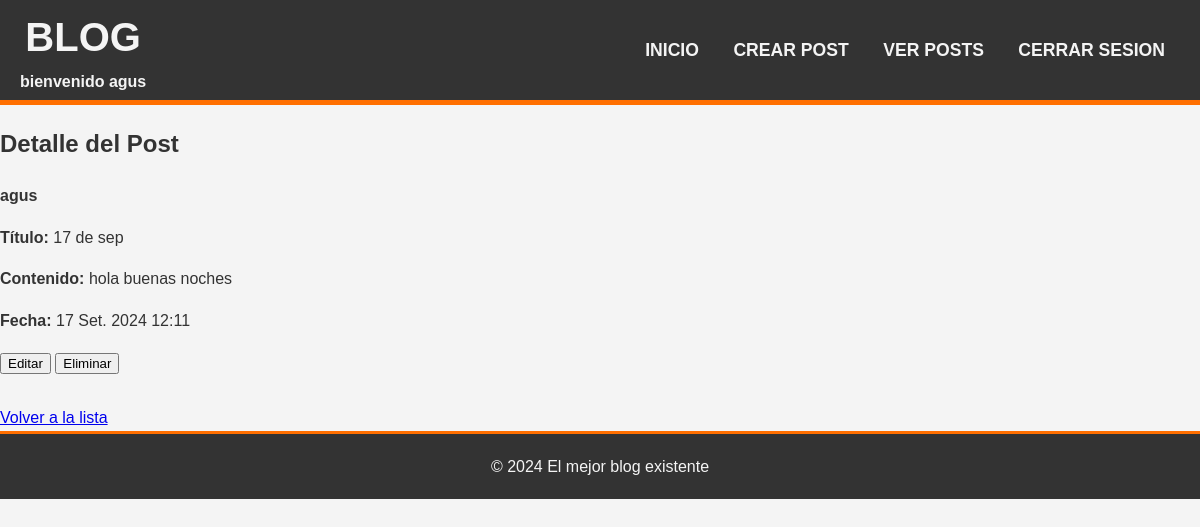
The app's page /posts/31 (signed in) with its own data.
### post/models.py (models this page shows, shortened)
class Posteo(models.Model):
    titulo = models.CharField(max_length=120)
    contenido= models.TextField()
    Fecha_de_publicacion = models.DateTimeField(auto_now_add=True)
    author= models.ForeignKey(User, on_delete=models.CASCADE, related_name='post_manage')

### post/views.py (the view)
# urls.py: path('posts/<int:pk>', views.post_detail, name='detalle_posteo'),
@login_required
def post_detail(request, pk):
    post = get_object_or_404(Posteo, pk=pk)
    return render(request, 'post.html', {'post': post})

### post/templates/post.html (shortened to what this page needs)
{% extends 'base.html' %}
{% block content %}
<div class="centered-content">
    <h2>Detalle del Post</h2>
</div>
<div class="post-container">
    <div class="post-card">
        <strong class="user">{{post.author}}</strong><br>
        <p><strong>Título:</strong> {{ post.titulo }}<br></p>
        <p><strong>Contenido:</strong> {{ post.contenido }}<br></p>
        <p><strong>Fecha:</strong> {{ post.Fecha_de_publicacion }}<br></p>
    </div>
    <div class="post-container">
        {% if user == post.author %}
            <form action="{% url 'edit' post.pk %}" style="display: inline; margin-bottom: 10px;">
                <button type="submit" class="btn">Editar</button>
            </form>
            <form method="POST" action="{% url 'delete' post.pk %}" style="display: inline; margin-bottom: 10px;">
                <button type="submit" class="btn">Eliminar</button>
            </form>
        {% endif %}
    </div>
</div>
<div class="centered-content" style="margin-top: 30px;">
    <a href="{% url 'lista_posteos' %}" class="btn">Volver a la lista</a>
</div>
{% endblock %}

### post/templates/base.html (shortened to what this page needs)
<!DOCTYPE html>
<html lang="es">
<head>
    {% load static %}
    <link rel="stylesheet" href="{% static 'css/styles.css' %}">
    <link rel="stylesheet" href="{% static 'css/adicionales.css' %}">
</head>
<body>
    <header>
        <div class="header">
        <h1>BLOG</h1>
        <p><strong> bienvenido {{ user.username }}</strong> </p>
        </div>
        <nav>
            <ul>
                {% if user.is_authenticated %}
                <li><a href="{% url 'home' %}">INICIO</a> </li>
                <li><a href="{% url 'crear' %}">CREAR POST</a></li>
                <li><a href="{% url 'lista_posteos' %}">VER POSTS</a></li>
                <li><a href="{% url 'logout' %}">CERRAR SESION</a></li>
                {% else %}
                <li><a href="{% url 'login' %}">INICIAR SESION</a></li>
                <li><a href="{% url 'register' %}">REGISTRARSE </a></li>
                {% endif %}
            </ul>
        </nav>
    </header>
    <main>
        {% block content %}
        {% endblock %}
    </main>
    <footer>
       © 2024 El mejor blog existente
    </footer>
</body>
</html>

### post/static/css/styles.css (style rules this page uses)
:root { --color-naranja: #ff6f00; --color-gris: #333333; --color-claro: #f4f4f4; }
body { font-family: Arial, Helvetica, sans-serif; background-color: var(--color-claro); color: var(--color-gris); margin: 0; padding: 0; line-height: 1.6; min-height: 100vh; }
header { display: flex; align-items: center; justify-content: space-between; background-color: var(--color-gris); color: var(--color-claro); padding: 0 20px; text-align: center; border-bottom: 5px solid var(--color-naranja); height: 100px; }
header h1 { margin: 0 auto; text-align: center; font-size: 2.5em; flex-grow: 1; }
header p { margin: 0; text-align: center; color: var(--color-claro); }
nav ul { list-style-type: none; padding: 0; margin: 0; text-align: center; }
nav ul li { display: inline; margin: 0 15px; }
nav ul li a { color: var(--color-claro); text-decoration: none; font-weight: bold; font-size: 1.1em; transition: color 0.5s ease; }
footer { background-color: var(--color-gris); color: var(--color-claro); text-align: center; padding: 20px; border-top: 3px solid var(--color-naranja); }

### records on screen
Posteo: author "agus", titulo "17 de sep", contenido "hola buenas noches", Fecha_de_publicacion "17 Set. 2024 12:11"

### other values on screen
{{ user.username }} "agus"
